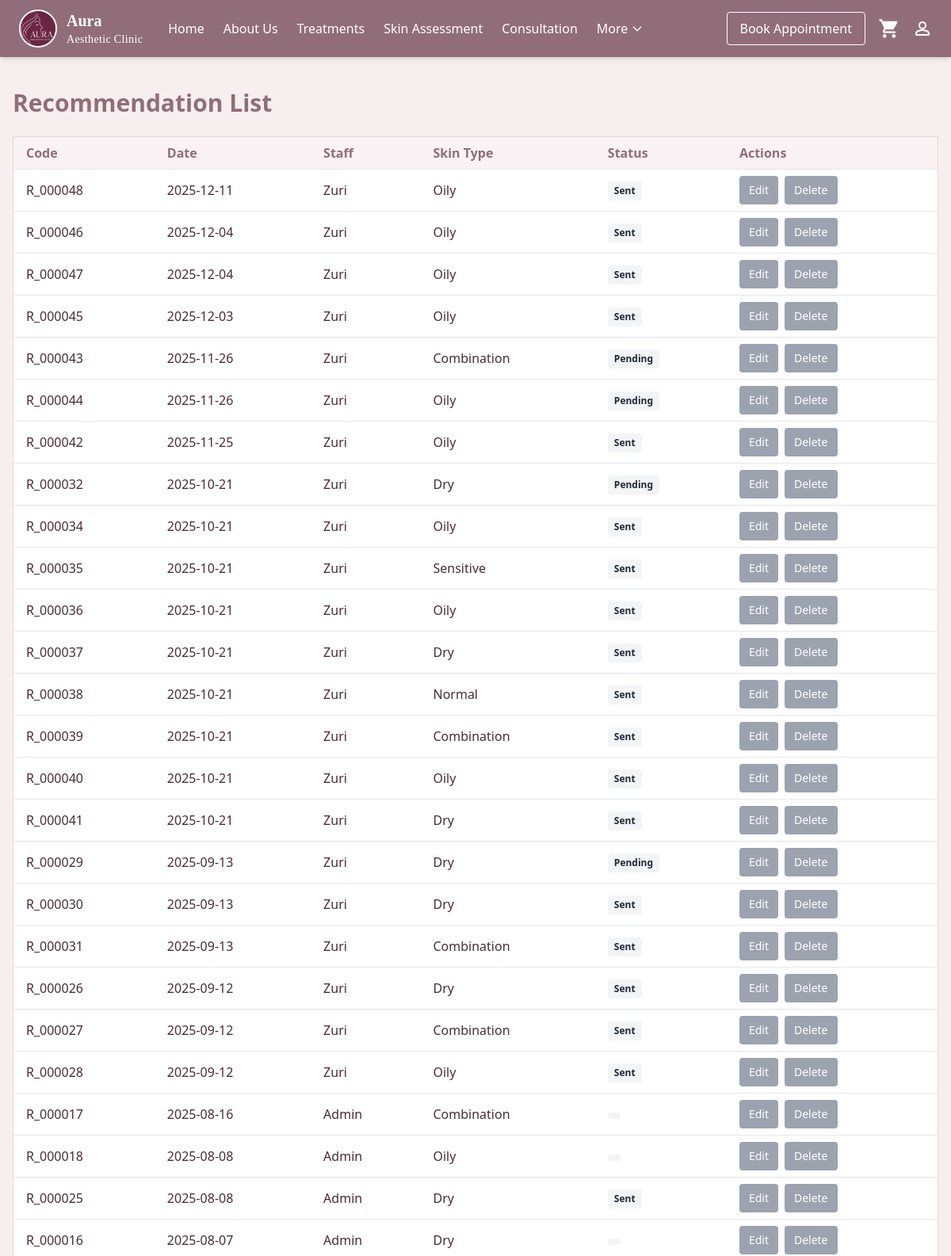
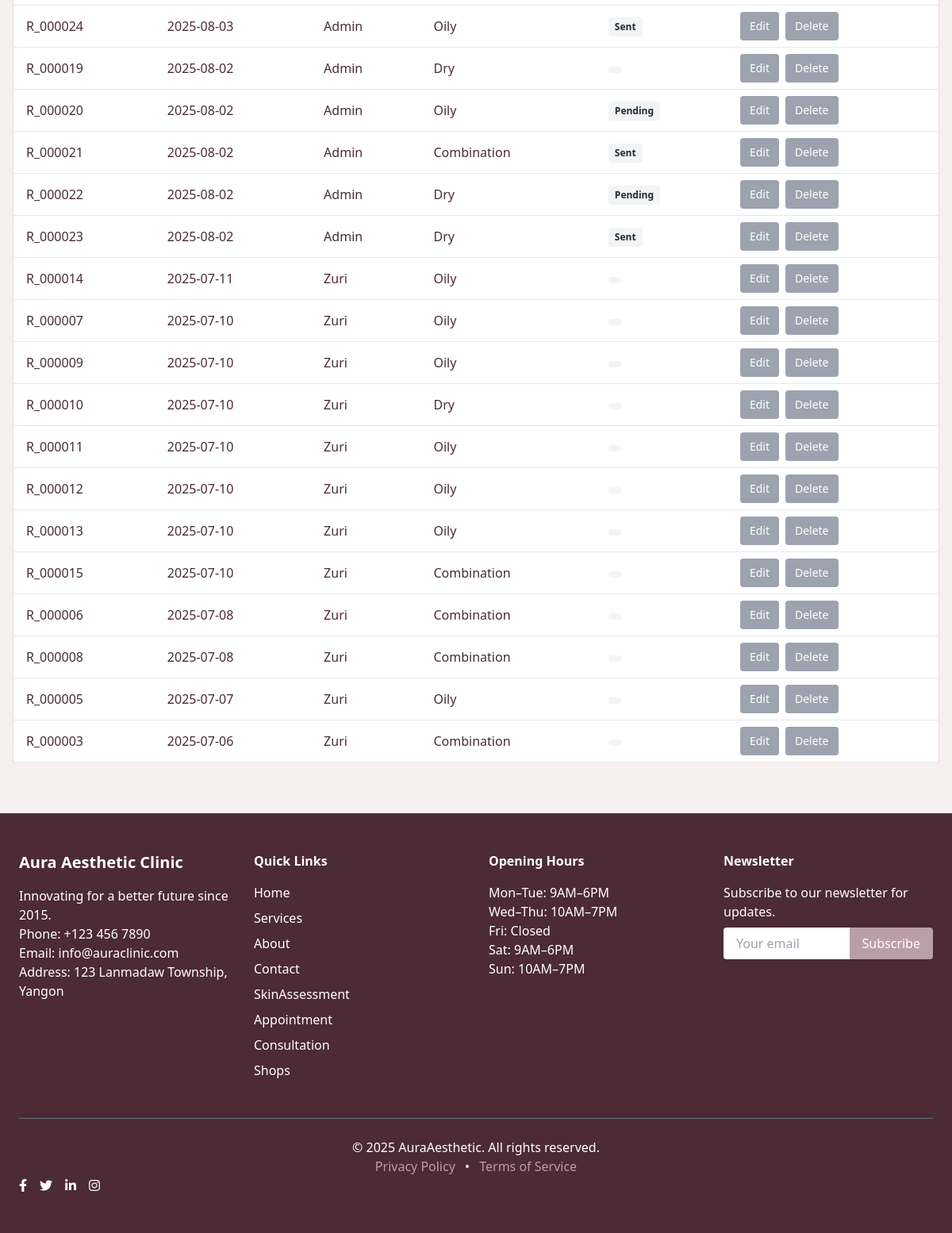
Screenshot of /recommendationlist.php with the database file from the repository (2 pictures, top to bottom).
### tables this page shows
CREATE TABLE `recommendation` (
  `RecommendationCode` varchar(30) NOT NULL,
  `AssessmentCode` varchar(30) NOT NULL,
  `StaffID` int(11) NOT NULL,
  `Name` varchar(50) NOT NULL,
  `UserName` varchar(50) NOT NULL,
  `Email` varchar(50) NOT NULL,
  `RecommendationDate` date NOT NULL,
  `SkinType` varchar(50) NOT NULL,
  `Observations` text NOT NULL,
  `RecommendedTreatments` text DEFAULT NULL,
  `RecommendedProducts` text DEFAULT NULL,
  `LifestyleAdvice` text NOT NULL,
  `FollowUpDate` date DEFAULT NULL,
  `IsNotified` tinyint(1) NOT NULL DEFAULT 0,
  `Status` varchar(30) NOT NULL
);

### recommendationlist.php (the view, shortened to what this page needs)
<?php
include('connect.php');
include('header.php');
$role = $_SESSION['position'] ?? '';
$query = "SELECT * FROM recommendation ORDER BY RecommendationDate DESC";
$result = mysqli_query($connect, $query);
?>
<body class="bg-[#F7EFEF] text-[#4A2C35] font-sans">
    <?php include 'navbar.php'; ?>
    <div class="max-w-7xl mx-auto mt-6 lg:mt-10 px-3 sm:px-4 mb-8 lg:mb-16">
        <h1 class="text-2xl lg:text-3xl font-bold text-[#916D7A] mb-4 lg:mb-6">Recommendation List</h1>
        <div class="overflow-x-auto">
            <table class="w-full bg-white border border-[#EBD5DC] rounded shadow-md text-sm lg:text-base">
                <thead>
                    <tr class="bg-[#FAF2F5] text-[#916D7A]">
                        <th class="py-2 px-2 sm:px-4 border-b text-left">Code</th>
                        <th class="py-2 px-2 sm:px-4 border-b text-left">Date</th>
                        <th class="py-2 px-2 sm:px-4 border-b text-left">Staff</th>
                        <th class="py-2 px-2 sm:px-4 border-b text-left">Skin Type</th>
                        <th class="py-2 px-2 sm:px-4 border-b text-left">Status</th>
                        <th class="py-2 px-2 sm:px-4 border-b text-left">Actions</th>
                    </tr>
                </thead>
                <tbody>
                    <?php while ($row = mysqli_fetch_assoc($result)) { ?>
                        <?php
                        $canEdit = ($role === 'Aesthetic Doctor');
                        $canDelete = ($role === 'Aesthetic Doctor');
                        ?>
                        <tr class="hover:bg-[#F7EFEF]">
                            <td class="py-2 px-2 sm:px-4 border-b"><?= htmlspecialchars($row['RecommendationCode']); ?></td>
                            <td class="py-2 px-2 sm:px-4 border-b"><?= htmlspecialchars($row['RecommendationDate']); ?></td>
                            <td class="py-2 px-2 sm:px-4 border-b"><?= htmlspecialchars($row['UserName']); ?></td>
                            <td class="py-2 px-2 sm:px-4 border-b"><?= htmlspecialchars($row['SkinType']); ?></td>
                            <td class="py-2 px-2 sm:px-4 border-b">
                                <span class="inline-block px-2 py-1 rounded text-xs font-semibold
                                    <?= $row['Status'] === 'Active' ? 'bg-green-100 text-green-800' : 'bg-gray-100 text-gray-800' ?>">
                                    <?= htmlspecialchars($row['Status']); ?>
                                </span>
                            </td>
                            <td class="py-2 px-2 sm:px-4 border-b">
                                <div class="flex flex-col sm:flex-row gap-1 sm:gap-2">
                                    <?php if ($canEdit) { ?>
                                        <a href="recommendationedit.php?code=<?= urlencode($row['RecommendationCode']); ?>"
                                            class="bg-blue-500 text-white px-2 sm:px-3 py-1 sm:py-2 rounded hover:bg-blue-700 text-xs sm:text-sm text-center">
                                            Edit
                                        </a>
                                    <?php } else { ?>
                                        <button class="bg-gray-400 cursor-not-allowed text-white px-2 sm:px-3 py-1 sm:py-2 rounded text-xs sm:text-sm w-full sm:w-auto"
                                            onclick="alert('Only Aesthetic Doctors can edit recommendations.')">
                                            Edit
                                        </button>
                                    <?php } ?>
                                    <?php if ($canDelete) { ?>
                                        <a href="recommendationlist.php?delete=<?= urlencode($row['RecommendationCode']); ?>"
                                            onclick="return confirm('Are you sure you want to delete this recommendation?');"
                                            class="bg-red-500 text-white px-2 sm:px-3 py-1 sm:py-2 rounded hover:bg-red-700 text-xs sm:text-sm text-center">
                                            Delete
                                        </a>
                                    <?php } else { ?>
                                        <button class="bg-gray-400 cursor-not-allowed text-white px-2 sm:px-3 py-1 sm:py-2 rounded text-xs sm:text-sm w-full sm:w-auto"
                                            onclick="alert('Only Aesthetic Doctors can delete recommendations.')">
                                            Delete
                                        </button>
                                    <?php } ?>
                                </div>
                            </td>
                        </tr>
                    <?php } ?>
                </tbody>
            </table>
        </div>
    </div>
</body>
<?php include 'footer.php'; ?>

### style.css (style rules this page uses)
body { background-color: pink; }

### rows the page displays
recommendation: RecommendationCode "R_000048", RecommendationDate "2025-12-11", UserName "Zuri", SkinType "Oily", Status "Sent"
recommendation: RecommendationCode "R_000046", RecommendationDate "2025-12-04", UserName "Zuri", SkinType "Oily", Status "Sent"
recommendation: RecommendationCode "R_000047", RecommendationDate "2025-12-04", UserName "Zuri", SkinType "Oily", Status "Sent"
recommendation: RecommendationCode "R_000045", RecommendationDate "2025-12-03", UserName "Zuri", SkinType "Oily", Status "Sent"
recommendation: RecommendationCode "R_000043", RecommendationDate "2025-11-26", UserName "Zuri", SkinType "Combination", Status "Pending"
recommendation: RecommendationCode "R_000044", RecommendationDate "2025-11-26", UserName "Zuri", SkinType "Oily", Status "Pending"
recommendation: RecommendationCode "R_000042", RecommendationDate "2025-11-25", UserName "Zuri", SkinType "Oily", Status "Sent"
recommendation: RecommendationCode "R_000032", RecommendationDate "2025-10-21", UserName "Zuri", SkinType "Dry", Status "Pending"
recommendation: RecommendationCode "R_000034", RecommendationDate "2025-10-21", UserName "Zuri", SkinType "Oily", Status "Sent"
recommendation: RecommendationCode "R_000035", RecommendationDate "2025-10-21", UserName "Zuri", SkinType "Sensitive", Status "Sent"
recommendation: RecommendationCode "R_000036", RecommendationDate "2025-10-21", UserName "Zuri", SkinType "Oily", Status "Sent"
recommendation: RecommendationCode "R_000037", RecommendationDate "2025-10-21", UserName "Zuri", SkinType "Dry", Status "Sent"
recommendation: RecommendationCode "R_000038", RecommendationDate "2025-10-21", UserName "Zuri", SkinType "Normal", Status "Sent"
recommendation: RecommendationCode "R_000039", RecommendationDate "2025-10-21", UserName "Zuri", SkinType "Combination", Status "Sent"
recommendation: RecommendationCode "R_000040", RecommendationDate "2025-10-21", UserName "Zuri", SkinType "Oily", Status "Sent"
recommendation: RecommendationCode "R_000041", RecommendationDate "2025-10-21", UserName "Zuri", SkinType "Dry", Status "Sent"
recommendation: RecommendationCode "R_000029", RecommendationDate "2025-09-13", UserName "Zuri", SkinType "Dry", Status "Pending"
recommendation: RecommendationCode "R_000030", RecommendationDate "2025-09-13", UserName "Zuri", SkinType "Dry", Status "Sent"
recommendation: RecommendationCode "R_000031", RecommendationDate "2025-09-13", UserName "Zuri", SkinType "Combination", Status "Sent"
recommendation: RecommendationCode "R_000026", RecommendationDate "2025-09-12", UserName "Zuri", SkinType "Dry", Status "Sent"
recommendation: RecommendationCode "R_000027", RecommendationDate "2025-09-12", UserName "Zuri", SkinType "Combination", Status "Sent"
recommendation: RecommendationCode "R_000028", RecommendationDate "2025-09-12", UserName "Zuri", SkinType "Oily", Status "Sent"
recommendation: RecommendationCode "R_000017", RecommendationDate "2025-08-16", UserName "Admin", SkinType "Combination"
recommendation: RecommendationCode "R_000018", RecommendationDate "2025-08-08", UserName "Admin", SkinType "Oily"
recommendation: RecommendationCode "R_000025", RecommendationDate "2025-08-08", UserName "Admin", SkinType "Dry", Status "Sent"
recommendation: RecommendationCode "R_000016", RecommendationDate "2025-08-07", UserName "Admin", SkinType "Dry"
recommendation: RecommendationCode "R_000024", RecommendationDate "2025-08-03", UserName "Admin", SkinType "Oily", Status "Sent"
recommendation: RecommendationCode "R_000019", RecommendationDate "2025-08-02", UserName "Admin", SkinType "Dry"
recommendation: RecommendationCode "R_000020", RecommendationDate "2025-08-02", UserName "Admin", SkinType "Oily", Status "Pending"
recommendation: RecommendationCode "R_000021", RecommendationDate "2025-08-02", UserName "Admin", SkinType "Combination", Status "Sent"
recommendation: RecommendationCode "R_000022", RecommendationDate "2025-08-02", UserName "Admin", SkinType "Dry", Status "Pending"
recommendation: RecommendationCode "R_000023", RecommendationDate "2025-08-02", UserName "Admin", SkinType "Dry", Status "Sent"
recommendation: RecommendationCode "R_000014", RecommendationDate "2025-07-11", UserName "Zuri", SkinType "Oily"
recommendation: RecommendationCode "R_000007", RecommendationDate "2025-07-10", UserName "Zuri", SkinType "Oily"
recommendation: RecommendationCode "R_000009", RecommendationDate "2025-07-10", UserName "Zuri", SkinType "Oily"
recommendation: RecommendationCode "R_000010", RecommendationDate "2025-07-10", UserName "Zuri", SkinType "Dry"
recommendation: RecommendationCode "R_000011", RecommendationDate "2025-07-10", UserName "Zuri", SkinType "Oily"
recommendation: RecommendationCode "R_000012", RecommendationDate "2025-07-10", UserName "Zuri", SkinType "Oily"
recommendation: RecommendationCode "R_000013", RecommendationDate "2025-07-10", UserName "Zuri", SkinType "Oily"
recommendation: RecommendationCode "R_000015", RecommendationDate "2025-07-10", UserName "Zuri", SkinType "Combination"
recommendation: RecommendationCode "R_000006", RecommendationDate "2025-07-08", UserName "Zuri", SkinType "Combination"
recommendation: RecommendationCode "R_000008", RecommendationDate "2025-07-08", UserName "Zuri", SkinType "Combination"
recommendation: RecommendationCode "R_000005", RecommendationDate "2025-07-07", UserName "Zuri", SkinType "Oily"
recommendation: RecommendationCode "R_000003", RecommendationDate "2025-07-06", UserName "Zuri", SkinType "Combination"
